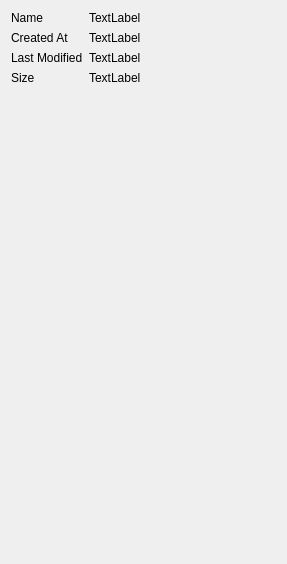
<?xml version="1.0" encoding="UTF-8"?>
<ui version="4.0">
 <class>FileInfoWidget</class>
 <widget class="QWidget" name="FileInfoWidget">
  <property name="geometry">
   <rect>
    <x>0</x>
    <y>0</y>
    <width>287</width>
    <height>564</height>
   </rect>
  </property>
  <property name="windowTitle">
   <string>Form</string>
  </property>
  <layout class="QFormLayout" name="formLayout">
   <item row="0" column="0">
    <widget class="QLabel" name="label">
     <property name="text">
      <string>Name</string>
     </property>
    </widget>
   </item>
   <item row="0" column="1">
    <widget class="QLabel" name="name">
     <property name="text">
      <string>TextLabel</string>
     </property>
    </widget>
   </item>
   <item row="1" column="0">
    <widget class="QLabel" name="label_3">
     <property name="text">
      <string>Created At</string>
     </property>
    </widget>
   </item>
   <item row="1" column="1">
    <widget class="QLabel" name="createdAt">
     <property name="text">
      <string>TextLabel</string>
     </property>
    </widget>
   </item>
   <item row="2" column="0">
    <widget class="QLabel" name="label_2">
     <property name="text">
      <string>Last Modified</string>
     </property>
    </widget>
   </item>
   <item row="2" column="1">
    <widget class="QLabel" name="lastModified">
     <property name="text">
      <string>TextLabel</string>
     </property>
    </widget>
   </item>
   <item row="3" column="0">
    <widget class="QLabel" name="label_4">
     <property name="text">
      <string>Size</string>
     </property>
    </widget>
   </item>
   <item row="3" column="1">
    <widget class="QLabel" name="size">
     <property name="text">
      <string>TextLabel</string>
     </property>
    </widget>
   </item>
  </layout>
 </widget>
 <resources/>
 <connections/>
</ui>
